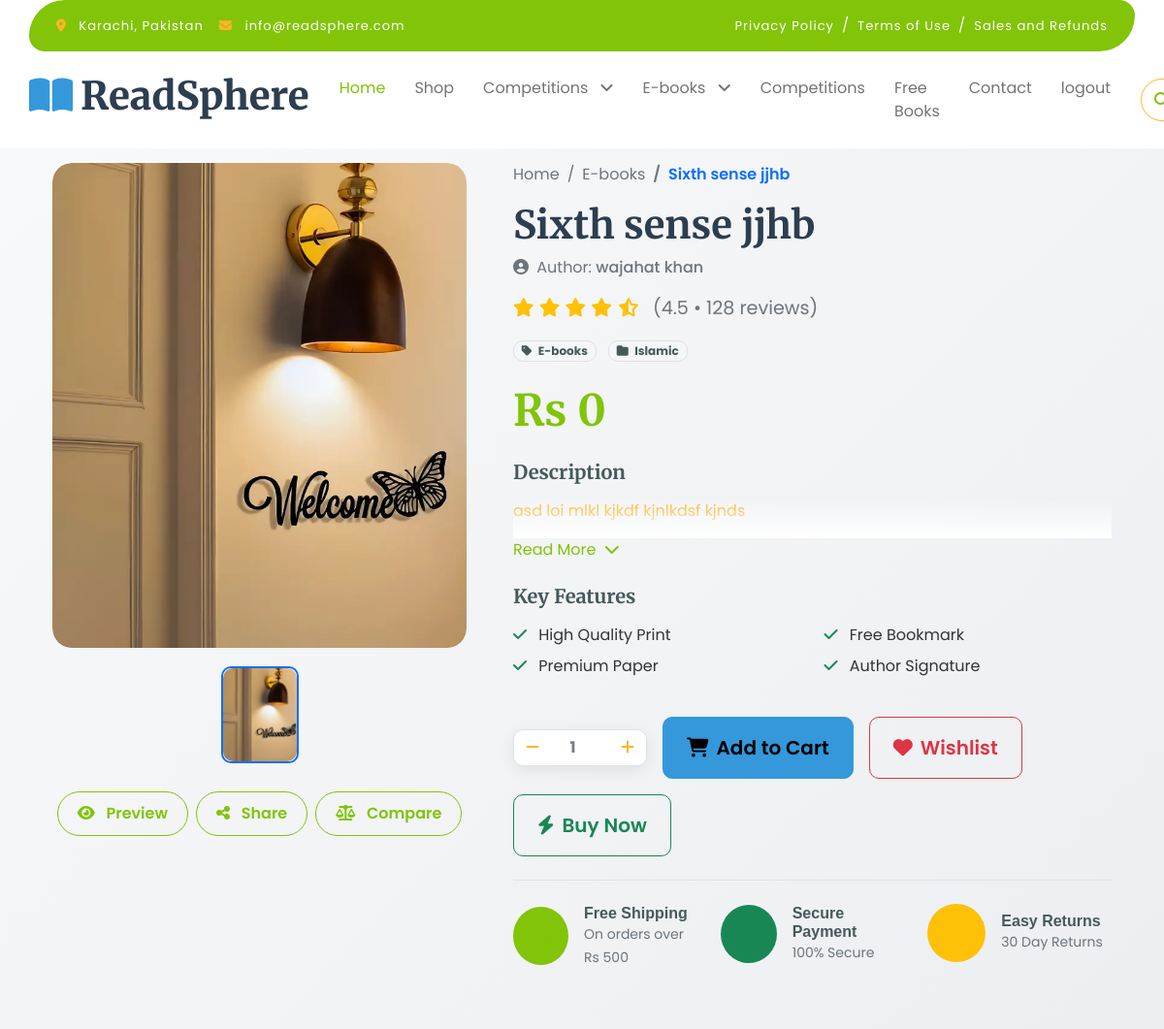
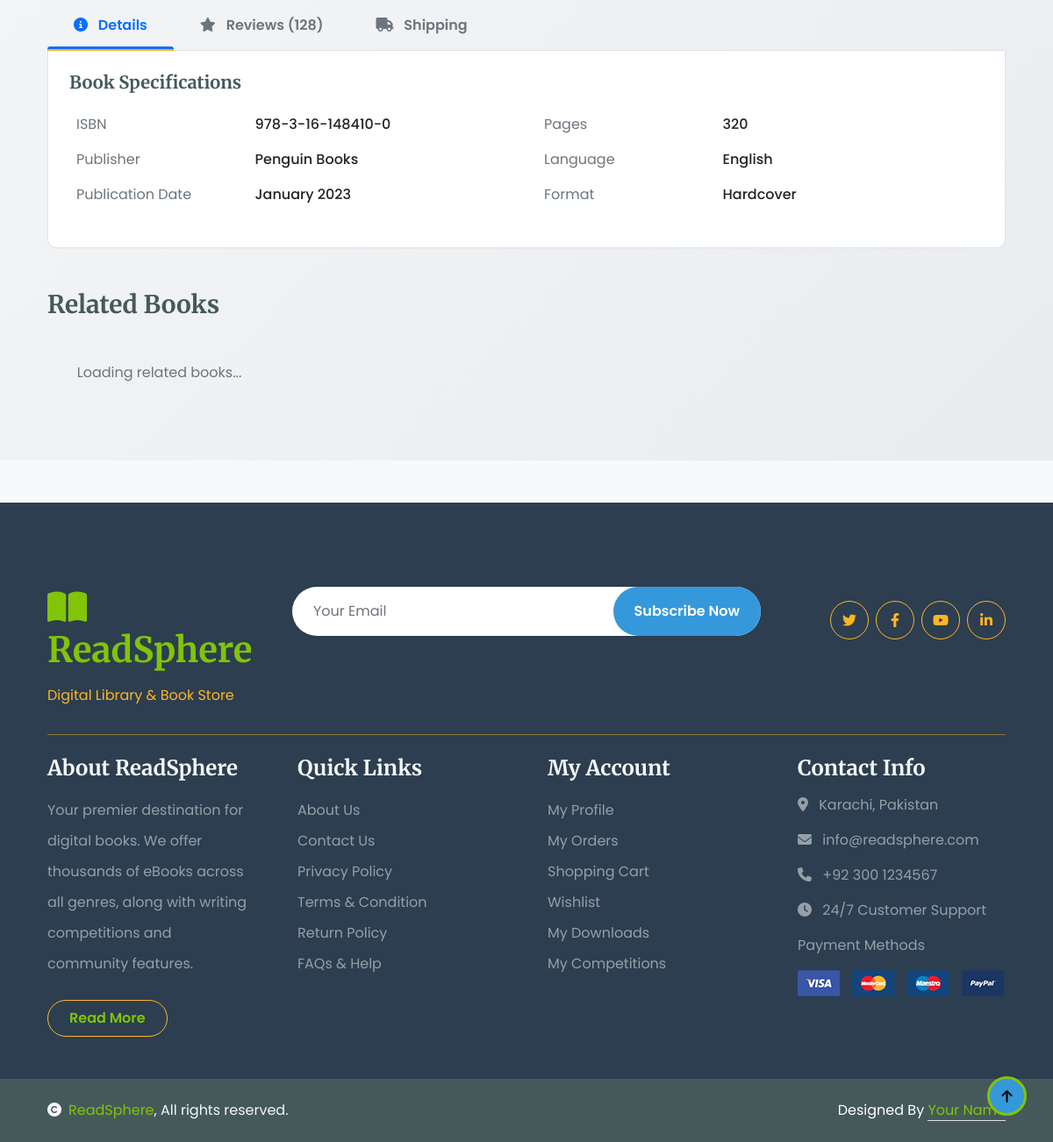
/fruitables/book_detail2.php?id=8, run on the app's committed database (2 pictures, top to bottom).
### tables this page shows
CREATE TABLE `categories` (
  `id` int(11) NOT NULL,
  `category_name` varchar(120) NOT NULL
);

CREATE TABLE `books` (
  `book_id` int(11) NOT NULL,
  `title` varchar(255) NOT NULL,
  `author` varchar(255) NOT NULL,
  `category_id` int(11) NOT NULL,
  `subcategory_id` int(11) NOT NULL,
  `description` text DEFAULT NULL,
  `cover_image` varchar(255) DEFAULT NULL,
  `pdf_file` varchar(255) DEFAULT NULL,
  `soft_copy_file` varchar(255) DEFAULT NULL,
  `cd_available` enum('Yes','No') DEFAULT 'No',
  `price` int(11) DEFAULT 0,
  `created_at` timestamp NOT NULL DEFAULT current_timestamp(),
  `format_type` enum('PDF','HARDCOPY','CD') DEFAULT 'HARDCOPY',
  `subscription_duration` int(11) DEFAULT 0,
  `cd_price` decimal(10,2) DEFAULT 0.00,
  `weight` decimal(5,2) DEFAULT 0.00,
  `delivery_charges` decimal(10,2) DEFAULT 0.00,
  `is_free_for_members` tinyint(1) DEFAULT 0,
  `is_competition_winner` tinyint(1) DEFAULT 0
);

CREATE TABLE `subcategories` (
  `id` int(11) NOT NULL,
  `category_id` int(11) NOT NULL,
  `subcategory_name` varchar(100) NOT NULL
);

### fruitables/book_detail2.php (the view, shortened to what the rows shown need)
<?php
include("includes/nav.php");
$book_id = intval($_GET['id']);
$query = "
SELECT b.*, c.category_name, s.subcategory_name
FROM books b
LEFT JOIN categories c ON b.category_id = c.id
LEFT JOIN subcategories s ON b.subcategory_id = s.id
WHERE b.book_id = $book_id
";
$result = mysqli_query($con, $query);
$book = mysqli_fetch_assoc($result);
$discount_percentage = 0;
?>
<div class="container-fluid book-detail-container">
    <div class="container py-5">
        <div class="row g-5">
            <div class="col-lg-5">
                <div class="book-media-section">
                    <div class="book-image-main mb-4">
                        <div class="image-wrapper">
                            <img src="../admin_panel/uploads/<?= $book['cover_image']; ?>"
                                 class="img-fluid rounded-4 shadow"
                                 alt="<?= $book['title']; ?>"
                                 id="mainBookImage">
                        </div>
                    </div>
                    <div class="book-thumbnails d-flex justify-content-center gap-3">
                        <div class="thumbnail active" onclick="changeImage(this, '../admin_panel/uploads/<?= $book['cover_image']; ?>')">
                            <img src="../admin_panel/uploads/<?= $book['cover_image']; ?>" class="img-fluid rounded" alt="Cover">
                        </div>
                    </div>
                </div>
            </div>
            <div class="col-lg-7">
                <div class="book-details-section">
                    <nav aria-label="breadcrumb" class="mb-3">
                        <ol class="breadcrumb">
                            <li class="breadcrumb-item"><a href="index.php">Home</a></li>
                            <li class="breadcrumb-item"><a href="category.php?id=<?= $book['category_id'] ?>"><?= $book['category_name']; ?></a></li>
                            <li class="breadcrumb-item active" aria-current="page"><?= $book['title']; ?></li>
                        </ol>
                    </nav>
                    <h1 class="fw-bold mb-2 book-title"><?= $book['title']; ?></h1>
                    <p class="text-muted mb-3">
                        <i class="fa fa-user-circle me-1"></i> Author:
                        <span class="fw-medium"><?= isset($book['author']) ? $book['author'] : 'Unknown Author'; ?></span>
                    </p>
                    <div class="rating-section mb-3">
                        <div class="stars">
                        </div>
                    </div>
                    <div class="categories mb-4">
                        <span class="badge bg-light text-dark border me-2">
                            <i class="fa fa-tag me-1"></i> <?= $book['category_name']; ?>
                        </span>
                        <span class="badge bg-light text-dark border">
                            <i class="fa fa-folder me-1"></i> <?= $book['subcategory_name']; ?>
                        </span>
                    </div>
                    <div class="price-section mb-4">
                        <h2 class="fw-bold text-primary mb-1">
                            Rs <?= number_format($discount_percentage > 0 ? $book['discount_price'] : $book['price']); ?>
                        </h2>
                    </div>
                    <div class="description-section mb-4">
                        <h5 class="fw-bold mb-3">Description</h5>
                        <div class="description-content">
                            <p class="text-secondary"><?= nl2br($book['description']); ?></p>
                        </div>
                        <a href="#full-description" class="text-primary text-decoration-none" data-bs-toggle="collapse">
                        </a>
                    </div>
                    <div class="features-section mb-4">
                        <h5 class="fw-bold mb-3">Key Features</h5>
                        <div class="row">
                        </div>
                    </div>
                    <div class="action-buttons mb-4">
                        <div class="d-flex flex-wrap gap-3 align-items-center">
                        </div>
                    </div>
                    <div class="additional-info mt-4 pt-4 border-top">
                        <div class="row">
                        </div>
                    </div>
                </div>
            </div>
        </div>
    </div>
</div>
<?php
include('includes/footer.php');
?>

### fruitables/includes/nav.php (shortened to what the rows shown need)
<?php
include('connection.php');
?>
<!DOCTYPE html>
<html lang="en">
<head>
    <link rel="stylesheet" href="https://cdnjs.cloudflare.com/ajax/libs/font-awesome/6.4.0/css/all.min.css">
    <link href="https://cdn.jsdelivr.net/npm/bootstrap@5.3.0/dist/css/bootstrap.min.css" rel="stylesheet">
    <link href="lib/lightbox/css/lightbox.min.css" rel="stylesheet">
    <link href="lib/owlcarousel/assets/owl.carousel.min.css" rel="stylesheet">
    <link href="css/bootstrap.min.css" rel="stylesheet">
    <link href="css/style.css" rel="stylesheet">
</head>
<body>
    <div class="container-fluid fixed-top">
        <div class="container px-0">
            <nav class="navbar navbar-light bg-white navbar-expand-xl">
                <a href="index.php" class="navbar-brand">
                    <h1 class="text-primary display-6">
                        <i class="fas fa-book-open me-2"></i>ReadSphere
                    </h1>
                </a>
                <div class="collapse navbar-collapse bg-white" id="navbarCollapse">
                    <div class="navbar-nav mx-auto">
                        <?php
                        $cat_sql = "SELECT * FROM categories ORDER BY category_name";
                        $cat_run = mysqli_query($con, $cat_sql);
                        while($cat = mysqli_fetch_assoc($cat_run)):
                        ?>
                        <div class="nav-item dropdown">
                            <a href="#" class="nav-link dropdown-toggle" data-bs-toggle="dropdown">
                                <?php echo htmlspecialchars($cat['category_name']); ?>
                            </a>
                        </div>
                        <?php endwhile; ?>
                    </div>
                </div>
            </nav>
        </div>
    </div>

### data on the page
categories: category_name "Competitions"
categories: category_name "E-books"
books: cover_image (picture), category.category_name "E-books", title "Sixth sense jjhb", author "wajahat khan", subcategory.subcategory_name "Islamic", price "0", description "asd loi mlkl kjkdf kjnlkdsf kjnds"
